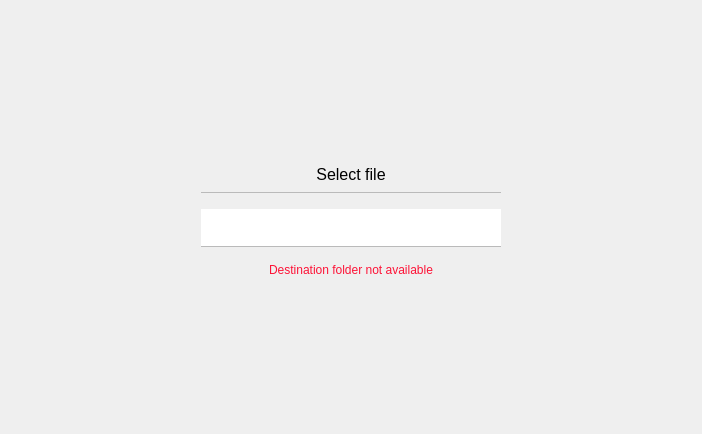
<?xml version="1.0" encoding="UTF-8"?>
<ui version="4.0">
 <class>SettingsRestoreFile</class>
 <widget class="QWidget" name="SettingsRestoreFile">
  <property name="geometry">
   <rect>
    <x>0</x>
    <y>0</y>
    <width>702</width>
    <height>434</height>
   </rect>
  </property>
  <property name="windowTitle">
   <string>Form</string>
  </property>
  <layout class="QVBoxLayout" name="verticalLayout">
   <property name="leftMargin">
    <number>0</number>
   </property>
   <property name="topMargin">
    <number>0</number>
   </property>
   <property name="rightMargin">
    <number>0</number>
   </property>
   <property name="bottomMargin">
    <number>0</number>
   </property>
   <item>
    <widget class="QFrame" name="frame">
     <property name="autoFillBackground">
      <bool>false</bool>
     </property>
     <property name="styleSheet">
      <string notr="true">border:0;</string>
     </property>
     <property name="frameShape">
      <enum>QFrame::StyledPanel</enum>
     </property>
     <property name="frameShadow">
      <enum>QFrame::Plain</enum>
     </property>
     <property name="lineWidth">
      <number>0</number>
     </property>
     <layout class="QVBoxLayout" name="verticalLayout_2">
      <item>
       <spacer name="verticalSpacer_2">
        <property name="orientation">
         <enum>Qt::Vertical</enum>
        </property>
        <property name="sizeHint" stdset="0">
         <size>
          <width>20</width>
          <height>40</height>
         </size>
        </property>
       </spacer>
      </item>
      <item alignment="Qt::AlignHCenter">
       <widget class="QPushButton" name="btnFolder">
        <property name="minimumSize">
         <size>
          <width>300</width>
          <height>0</height>
         </size>
        </property>
        <property name="maximumSize">
         <size>
          <width>300</width>
          <height>16777215</height>
         </size>
        </property>
        <property name="styleSheet">
         <string notr="true">padding:8;
border:0;
font-size:16px;
border-bottom:1px solid #bababa;</string>
        </property>
        <property name="text">
         <string>Select file</string>
        </property>
       </widget>
      </item>
      <item>
       <spacer name="verticalSpacer">
        <property name="orientation">
         <enum>Qt::Vertical</enum>
        </property>
        <property name="sizeType">
         <enum>QSizePolicy::Fixed</enum>
        </property>
        <property name="sizeHint" stdset="0">
         <size>
          <width>20</width>
          <height>10</height>
         </size>
        </property>
       </spacer>
      </item>
      <item alignment="Qt::AlignHCenter">
       <widget class="QLineEdit" name="editPassword">
        <property name="minimumSize">
         <size>
          <width>300</width>
          <height>0</height>
         </size>
        </property>
        <property name="maximumSize">
         <size>
          <width>300</width>
          <height>16777215</height>
         </size>
        </property>
        <property name="styleSheet">
         <string notr="true">padding:8;
border:0;
font-size:16px;
border-bottom:1px solid #bababa;</string>
        </property>
        <property name="alignment">
         <set>Qt::AlignCenter</set>
        </property>
       </widget>
      </item>
      <item>
       <spacer name="verticalSpacer_3">
        <property name="orientation">
         <enum>Qt::Vertical</enum>
        </property>
        <property name="sizeType">
         <enum>QSizePolicy::Fixed</enum>
        </property>
        <property name="sizeHint" stdset="0">
         <size>
          <width>20</width>
          <height>10</height>
         </size>
        </property>
       </spacer>
      </item>
      <item>
       <widget class="QLabel" name="errorMessage">
        <property name="styleSheet">
         <string notr="true">color:#fd1337;</string>
        </property>
        <property name="text">
         <string>Destination folder not available</string>
        </property>
        <property name="alignment">
         <set>Qt::AlignCenter</set>
        </property>
       </widget>
      </item>
      <item>
       <spacer name="verticalSpacer_5">
        <property name="orientation">
         <enum>Qt::Vertical</enum>
        </property>
        <property name="sizeHint" stdset="0">
         <size>
          <width>20</width>
          <height>40</height>
         </size>
        </property>
       </spacer>
      </item>
     </layout>
    </widget>
   </item>
  </layout>
 </widget>
 <resources/>
 <connections/>
</ui>
